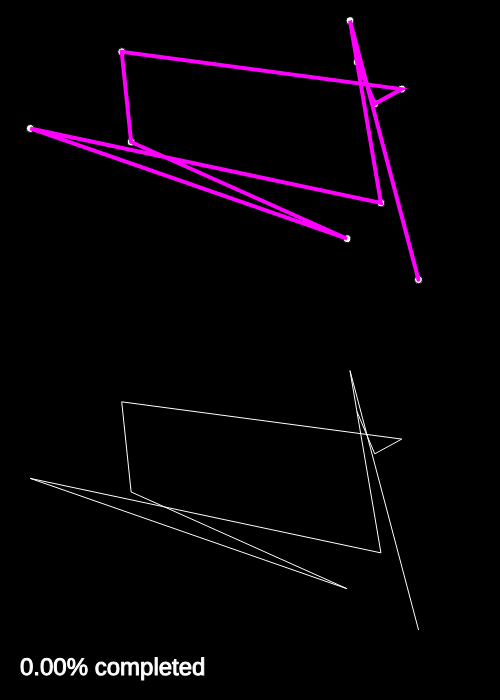
Frame 1 (no input)
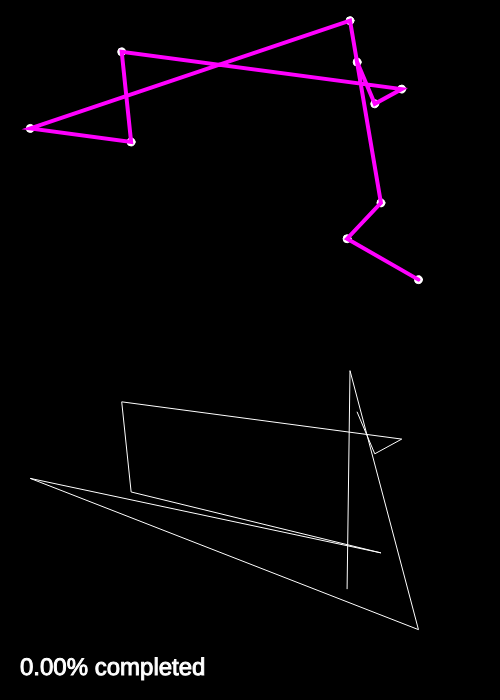
Frame 60 (no input)
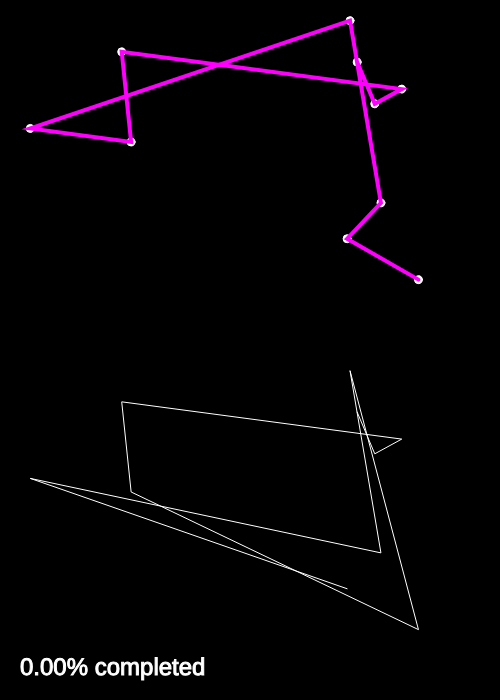
Frame 120 (the mouse pressed at the canvas centre since frame 60)

The p5.js sketch that drew these frames (run headless with seeded random() and noise() and a simulated clock; from frame 60 on, the mouse is pressed at the canvas centre):

// p5.js sketch
// ── sketch.js
var cities = [];
var totalCities = 10;

var order = [];

var totalPermutations;
var count = 0;


var recordDistance;
var bestEver;

function setup() {
  createCanvas(500, 700);
  for (var i = 0; i < totalCities; i++) {
    var v = createVector(random(width), random((height-100) / 2));
    cities[i] = v;
    order[i] = i;
  }

  var d = calcDistance(cities, order);
  recordDistance = d;
  bestEver = order.slice();

  totalPermutations = factorial(totalCities);
  console.log(totalPermutations);

}

function draw() {
  background(0);
  //frameRate(5);
  fill(255);
  for (var i = 0; i < cities.length; i++) {
    ellipse(cities[i].x, cities[i].y, 8, 8);
  }

  stroke(255, 0, 255);
  strokeWeight(4);
  noFill();
  beginShape();
  for (var i = 0; i < order.length; i++) {
    var n = bestEver[i];
    vertex(cities[n].x, cities[n].y);
  }
  endShape();


  translate(0, height / 2);
  stroke(255);
  strokeWeight(1);
  noFill();
  beginShape();
  for (var i = 0; i < order.length; i++) {
    var n = order[i];
    vertex(cities[n].x, cities[n].y);
  }
  endShape();



  var d = calcDistance(cities, order);
  if (d < recordDistance) {
    recordDistance = d;
    bestEver = order.slice();
  }

  textSize(24);
  fill(255);
  var percent = 100 * (count / totalPermutations);
  text(nf(percent, 0, 2) + "% completed", 20, (height - 100)/2+25);

  nextOrder();


}

function swap(a, i, j) {
  var temp = a[i];
  a[i] = a[j];
  a[j] = temp;
}


function calcDistance(points, order) {
  var sum = 0;
  for (var i = 0; i < order.length - 1; i++) {
    var cityAIndex = order[i];
    var cityA = points[cityAIndex];
    var cityBIndex = order[i + 1];
    var cityB = points[cityBIndex];
    var d = dist(cityA.x, cityA.y, cityB.x, cityB.y);
    sum += d;
  }
  return sum;
}


function nextOrder() {
  count++;
  
  var largestI = -1;
  for (var i = 0; i < order.length - 1; i++) {
    if (order[i] < order[i + 1]) {
      largestI = i;
    }
  }
  if (largestI == -1) {
    noLoop();
    console.log('finished');
  }

  var largestJ = -1;
  for (var j = 0; j < order.length; j++) {
    if (order[largestI] < order[j]) {
      largestJ = j;
    }
  }

  swap(order, largestI, largestJ);

  var endArray = order.splice(largestI + 1);
  endArray.reverse();
  order = order.concat(endArray);
}

function factorial(n) {
  if (n == 1) {
    return 1;
  } else {
    return n * factorial(n - 1);
  }
}
